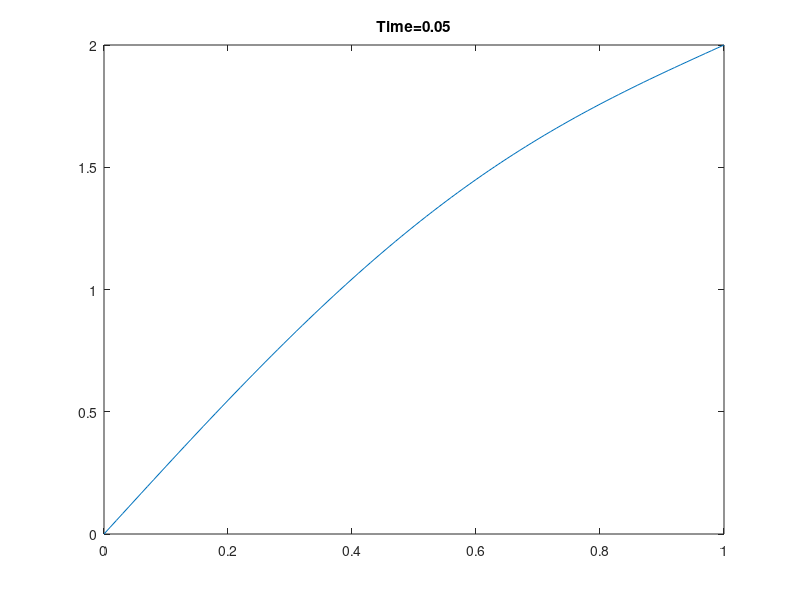

Recreate this plot in MATLAB.
% two dimensional dynamics
clc;
clear;

% initialize
k = 0.01;
h = k^2/2;
T = 0.05;

TimeSteps = round(T/h);
XSpan = (0:k:1);

u1 = 2*sin(pi/2*XSpan)
u2 = sin(pi/2*XSpan)

x = u1
y = u2
handle = plot(XSpan, x);

for i = 1:TimeSteps
  dtt = [[0, (x(1:end-2)-2*x(2:end-1)+x(3:end))/k^2, 0];[0, (y(1:end-2)-2*y(2:end-1)+y(3:end))/k^2, 0]]
  x = x + h*dtt(1,:);
  y = y + h*dtt(2,:);
  set(handle, 'ydata', x);
  title(['Time=',num2str(i*h)]);
  drawnow();
end
